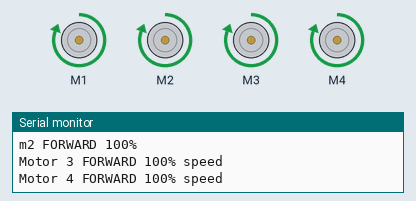
The sketch below on a simulated Arduino Uno, built with avr-gcc and run on an emulated ATmega328P. Shown: 4 × DC motor (green arrow = forward, orange = backward, longer = faster), the last lines printed to the serial monitor.

Above: at 1.5 s.
At 9.0 s:
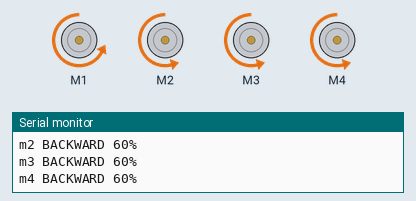
At 13.5 s:
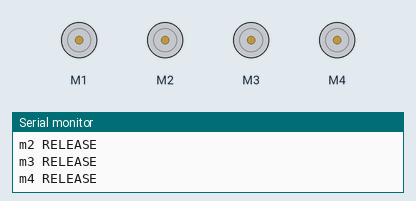
Timing chart, 0 to 19.6 s (numbered marks = the images above):
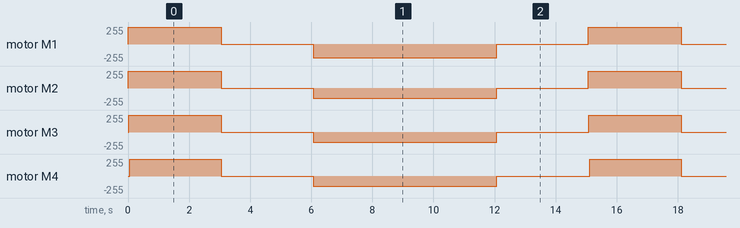

The sketch:

motor.ino
```cpp
#include <AFMotor.h>

AF_DCMotor m1(1);//define motor 1 as m1
AF_DCMotor m2(2);//define motor 2 as m2
AF_DCMotor m3(3);//define motor 3 as m3
AF_DCMotor m4(4);//define motor 4 as m4


void setup() {
  Serial.begin(9600);           // set up Serial library at 9600 bps
  Serial.println("Robojax Motor test!");

  // initial state of motor turn on motor
  m1.setSpeed(0);//motor 1 is turned off to turn on change 0, to 255
  m2.setSpeed(0);//motor 2 is turned off
  m3.setSpeed(0);//motor 3 is turned off
  m4.setSpeed(0); //motor 4 is turned off
}

void loop() {
  uint8_t i;

  Serial.println("Motor 1 FORWARD 100% speed");
  m1.run(FORWARD);
  m1.setSpeed(speed(100));
  Serial.println("m2 FORWARD 100%");
 m2.run(FORWARD);
 m2.setSpeed(speed(100));
 Serial.println("Motor 3 FORWARD 100% speed");
  m3.run(FORWARD);
  m3.setSpeed(speed(100));
  Serial.println("Motor 4 FORWARD 100% speed");
  m4.run(FORWARD);
  m4.setSpeed(speed(100));
  delay(3000);


  m1.run(RELEASE);
  Serial.println("M1 RELEASE");
 m2.run(RELEASE);
  Serial.println("m2 RELEASE");
   m3.run(RELEASE);
  Serial.println("m3 RELEASE");
   m4.run(RELEASE);
  Serial.println("m4 RELEASE");
  delay(3000);


  Serial.println("M1 BACKWARD 80%");
  m1.run(BACKWARD );
  m1.setSpeed(speed(80));
  Serial.println("m2 BACKWARD 60%");
 m2.run(BACKWARD );
 m2.setSpeed(speed(60));
  Serial.println("m3 BACKWARD 60%");
 m3.run(BACKWARD );
 m3.setSpeed(speed(60));
  Serial.println("m4 BACKWARD 60%");
 m4.run(BACKWARD );
 m4.setSpeed(speed(60));


  delay(3000);


 delay(3000);
  m1.run(RELEASE);
  Serial.println("M1 RELEASE");
  m2.run(RELEASE);
  Serial.println("m2 RELEASE");
   m3.run(RELEASE);
  Serial.println("m3 RELEASE");
   m4.run(RELEASE);
  Serial.println("m4 RELEASE");

  delay(3000);
  Serial.println("=============");


}

/*
 * get pereentage value  0 to 100% and
 * conversts it to 0 to 255 which is motor speed used by Arduino
 * written by Ahmad Shamshiri on Feb 12, 2021
 */
int speed(int b)
{
return map(b,0,100,0,255);
}
```

Measured:
- by itself, motor M1: repeats every 15.1 s: stopped 3.0 s, backward 204/255 6.0 s, stopped 3.0 s, forward 255/255 3.1 s
- by itself, motor M2: repeats every 15.1 s: stopped 3.0 s, backward 153/255 6.0 s, stopped 3.0 s, forward 255/255 3.1 s
- by itself, motor M3: repeats every 15.1 s: stopped 3.0 s, backward 153/255 6.0 s, stopped 3.0 s, forward 255/255 3.0 s
- by itself, motor M4: repeats every 15.1 s: stopped 3.0 s, backward 153/255 6.0 s, stopped 3.1 s, forward 255/255 3.0 s
